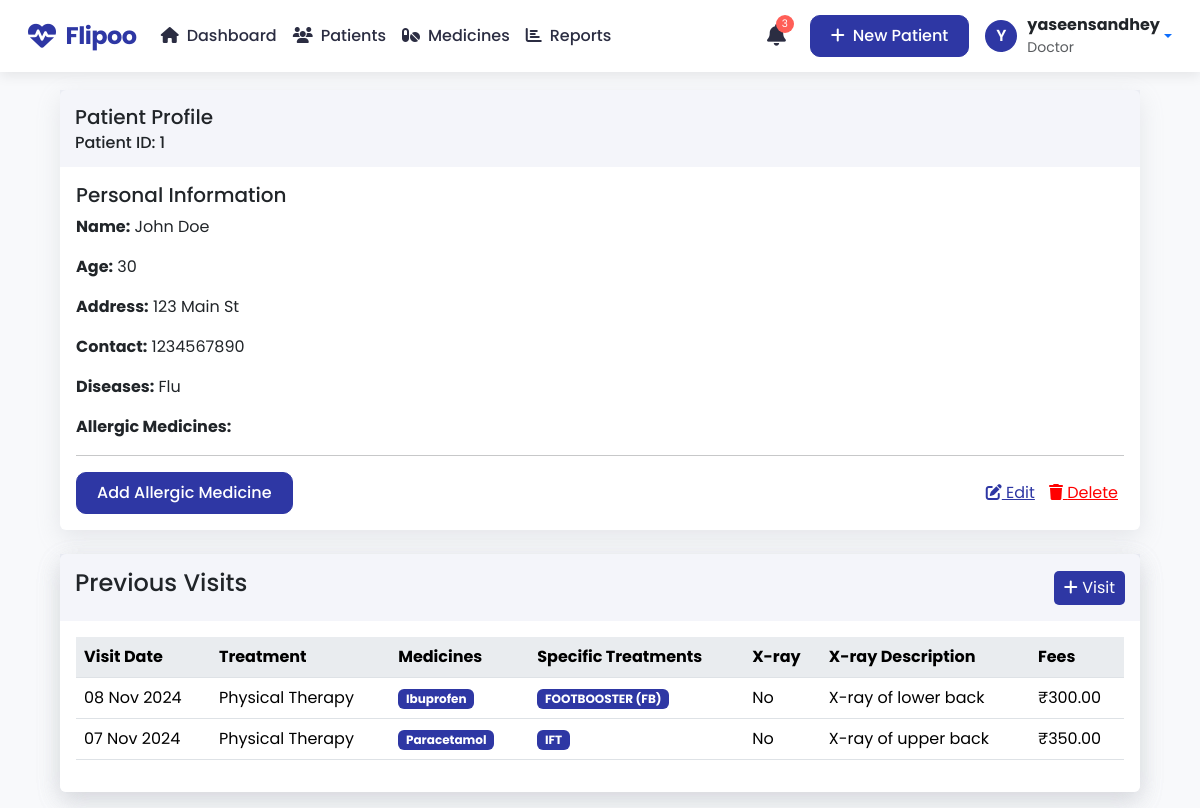
Screenshot of /patientDetails.php?id=1 (signed in) with the database file from the repository.
### tables this page shows
CREATE TABLE `patient` (
  `id` int(11) NOT NULL,
  `name` varchar(100) NOT NULL,
  `age` int(10) NOT NULL,
  `gender` varchar(10) NOT NULL,
  `contact` double NOT NULL,
  `address` varchar(200) NOT NULL,
  `disease` varchar(100) NOT NULL,
  `registration_date` date DEFAULT curdate()
);

CREATE TABLE `visits` (
  `id` int(6) UNSIGNED NOT NULL,
  `patient_id` int(6) NOT NULL,
  `visit_date` date NOT NULL,
  `treatment` text NOT NULL,
  `medicines` text NOT NULL,
  `xray_taken` tinyint(1) NOT NULL DEFAULT 0,
  `xray_details` text DEFAULT NULL,
  `xray_file` varchar(255) DEFAULT NULL,
  `fees` decimal(10,2) NOT NULL,
  `treatment_options` text DEFAULT NULL,
  `s_uric_acid` varchar(255) DEFAULT NULL,
  `calcium` varchar(255) DEFAULT NULL,
  `esr` varchar(255) DEFAULT NULL,
  `cholesterol` varchar(255) DEFAULT NULL
);

### patientDetails.php (the view, shortened to what this page needs)
<?php
include 'dbConnect.php';
$patient_id = $_GET['id'];
$query = "SELECT * FROM patient WHERE id = '$patient_id'";
$result = mysqli_query($conn, $query);
$visits_sql = "SELECT * FROM visits WHERE patient_id = $patient_id ORDER BY visit_date DESC";
$visits_result = mysqli_query($conn, $visits_sql);
if ($row = mysqli_fetch_assoc($result)) {
    $name = $row['name'];
    $age = $row['age'];
    $address = $row['address'];
    $disease = $row['disease'];
    $contact = $row['contact'];
} else {
    echo "No patient found with ID " . htmlspecialchars($patient_id);
    exit;
}
?>
<!DOCTYPE html>
<html lang="en">
<head>
    <link rel="stylesheet" href="assets/bootstrap/css/bootstrap.min.css">
    <link rel="stylesheet" href="style.css">
    <link rel="stylesheet" href="https://cdnjs.cloudflare.com/ajax/libs/font-awesome/6.0.0-beta3/css/all.min.css">
    <link rel="stylesheet" href="assets/bootstrap/css/bootstrap.min.css">
</head>
<body>
    <?php include 'header.php'; ?>
    <div class="container-fix">
        <div class="card mb-4 profile-box">
            <div class="profile-head">
                <h5 class="card-title">Patient Profile</h5>
                <h6 class="card-subtitle primary-color">Patient ID: <?php echo $patient_id ?></h6>
            </div>
            <div class="card-body">
                <h5 class="card-title">Personal Information</h5>
                <p><strong>Name:</strong> <?php echo htmlspecialchars($name) ?></p>
                <p><strong>Age:</strong> <?php echo htmlspecialchars($age) ?></p>
                <p><strong>Address:</strong> <?php echo htmlspecialchars($address) ?></p>
                <p><strong>Contact:</strong> <?php echo htmlspecialchars($contact) ?></p>
                <p><strong>Diseases:</strong> <?php echo htmlspecialchars($disease) ?></p>
                <div class="meds-title"><strong>Allergic Medicines:</strong></div>
                <hr>
                <div class="d-flex justify-content-between">
                    <div>
                        <button type="button" class="btn custom-btn" data-bs-toggle="modal"
                            data-bs-target="#allergicMedicineModal">
                            Add Allergic Medicine
                        </button>
                    </div>
                    <div class="d-flex justify-content-end align-items-center">
                        <a href="editPatient.php?id=<?php echo $patient_id ?>" class="edit-btn me-2">
                            <i class="fa-solid fa-pen-to-square"></i>&nbsp;Edit
                        </a>
                        <button type="button" class="delete-btn" data-bs-toggle="modal" data-bs-target="#deleteModal"
                            data-id="<?php echo $patient_id ?>" data-name="<?php echo htmlspecialchars($name) ?>">
                            <i class="fa-solid fa-trash"></i>
                            Delete
                        </button>
                    </div>
                </div>
            </div>
        </div>
        <div class="card mb-3 profile-box">
            <div class="card profile-box">
                <div class="profile-head d-flex justify-content-between align-items-center">
                    <h4>Previous Visits</h4>
                    <a href="visitRecord.php?id=<?php echo $patient_id ?>" class="visit-btn">
                        <i class="fas fa-plus"></i>
                        Visit</a>
                </div>
                <div class="card-body">
                    <?php if (mysqli_num_rows($visits_result) > 0) { ?>
                        <div class="table-responsive">
                            <table class="table table-hover ">
                                <thead>
                                    <tr>
                                        <th>Visit Date</th>
                                        <th>Treatment</th>
                                        <th>Medicines</th>
                                        <th>Specific Treatments</th>
                                        <th>X-ray</th>
                                        <th>X-ray Description</th>
                                        <th>Fees</th>
                                    </tr>
                                </thead>
                                <tbody>
                                    <?php
                                    while ($visit = mysqli_fetch_assoc($visits_result)) {
                                        $medicines_string = $visit['medicines'];
                                        echo "<tr class='clickable-row' data-href='visitDetails.php?visit_id=" . $visit['id'] . "'>";
                                        echo "<td>" . date("d M Y", strtotime($visit['visit_date'])) . "</td>";
                                        echo "<td>" . htmlspecialchars($visit['treatment']) . "</td>";
                                        echo "<td class='medicines-list'>";
                                        if (empty(trim($medicines_string))) {
                                            echo "None";
                                        } else {
                                            $medicines_list = explode(",", $medicines_string);
                                            foreach ($medicines_list as $medicine_entry) {
                                                $medicine_name = explode(" - Quantity", $medicine_entry)[0];
                                                echo "<span class='badge primary-background med-item'>" . htmlspecialchars(trim($medicine_name)) . "</span>";
                                            }
                                        }
                                        echo "</td>";
                                        $treatmentOptions = explode(",", $visit['treatment_options']);
                                        echo "<td>";
                                        foreach ($treatmentOptions as $option) {
                                            echo '<span class="badge primary-background">' . htmlspecialchars(trim($option)) . '</span> ';
                                        }
                                        echo "</td>";
                                        echo "<td>" . ($visit['xray_taken'] ? "Yes" : "No") . "</td>";
                                        echo "<td>" . htmlspecialchars($visit['xray_details']) . "</td>";
                                        echo "<td>₹" . htmlspecialchars($visit['fees']) . "</td>";
                                        echo "</tr>";
                                    }
                                    ?>
                                </tbody>
                            </table>
                        </div>
                    <?php } else { ?>
                        <p>No visits recorded for this patient yet.</p>
                    <?php } ?>
                </div>
            </div>
        </div>
    </div>
</body>
</html>

### header.php (shortened to what this page needs)
<?php
$notificationCount = 3;
$username = isset($_SESSION['username']) ? $_SESSION['username'] : 'Admin';
$firstLetter = strtoupper(substr($username, 0, 1));
?>
<!DOCTYPE html>
<html lang="en">
<head>
    <link rel="stylesheet" href="https://cdnjs.cloudflare.com/ajax/libs/font-awesome/6.4.0/css/all.min.css">
</head>
<body>
    <nav class="navbar navbar-expand-lg navbar-custom fixed-top">
        <div class="container-fluid">
            <a class="navbar-brand" href="index.php">
                <i class="fas fa-heartbeat"></i>
                Flipoo
            </a>
            <div class="collapse navbar-collapse" id="navbarNav">
                <ul class="navbar-nav me-auto">
                    <li class="nav-item">
                        <a class="nav-link <?php echo basename($_SERVER['PHP_SELF']) == 'index.php' ? 'active' : ''; ?>"
                           href="index.php">
                            <i class="fas fa-home me-2"></i>Dashboard
                        </a>
                    </li>
                    <li class="nav-item">
                        <a class="nav-link <?php echo basename($_SERVER['PHP_SELF']) == 'patients.php' ? 'active' : ''; ?>"
                           href="patients.php">
                            <i class="fas fa-users me-2"></i>Patients
                        </a>
                    </li>
                    <li class="nav-item">
                        <a class="nav-link <?php echo basename($_SERVER['PHP_SELF']) == 'medicineDashboard.php' ? 'active' : ''; ?>"
                           href="medicineDashboard.php">
                            <i class="fas fa-pills me-2"></i>Medicines
                        </a>
                    </li>
                    <li class="nav-item">
                        <a class="nav-link <?php echo basename($_SERVER['PHP_SELF']) == 'misDashboard.php' ? 'active' : ''; ?>"
                           href="misDashboard.php">
                            <i class="fas fa-chart-bar me-2"></i>Reports
                        </a>
                    </li>
                </ul>
                <div class="d-flex align-items-center nav-actions">
                    <div class="d-none d-lg-block">
                        <div class="notification-icon" data-bs-toggle="modal" data-bs-target="#featuresModal">
                            <i class="fas fa-bell"></i>
                            <?php if ($notificationCount > 0): ?>
                            <span class="notification-badge"><?php echo $notificationCount; ?></span>
                            <?php endif; ?>
                        </div>
                    </div>
                    <a class="btn custom-btn me-3" data-bs-toggle="modal" data-bs-target="#addPatientModal">
                        <i class="fas fa-plus me-2"></i>New Patient
                    </a>
                    <div class="dropdown">
                        <a class="d-flex align-items-center text-decoration-none dropdown-toggle" href="#" id="navbarDropdown" role="button"
                            data-bs-toggle="dropdown" aria-expanded="false">
                            <div class="user-avatar">
                                <?php echo $firstLetter; ?>
                            </div>
                            <div class="d-none d-lg-block">
                                <div class="fw-bold text-dark"><?php echo htmlspecialchars($username); ?></div>
                                <div class="text-muted small">Doctor</div>
                            </div>
                        </a>
                    </div>
                </div>
            </div>
        </div>
    </nav>
    <div class="container">
    </div>
</body>
</html>

### style.css (style rules this page uses)
:root { --primary-color: #5D5FEF; --secondary-text-color: #A0A3B1; --text-color: #2B2D42; --background-color: #FFFFFF; --accent-red: #FF5E57; --accent-green: #00C896; --accent-blue: #00A3FF; --accent-purple: #6C63FF; --hover-background: #F0F4FF; }
.container-fix { margin-left: 60px; margin-right: 60px; }
.custom-btn { background-color: #2E37A4 !important; color: white !important; }
.primary-color { color: #2E37A4; }
body { background-color: #f8f9fb !important; font-family: "Poppins", sans-serif !important; }
.profile-head { background-color: rgba(46, 55, 164, 0.05); padding: 15px; }
.profile-box { box-shadow: rgba(149, 157, 165, 0.2) 0px 8px 24px; border: none !important; }
.edit-btn { color: #2E37A4; background-color: none; }
.delete-btn { background-color: #ffffff00 !important; color: red; border: none !important; text-decoration: underline; }
.visit-btn { background-color: #2E37A4; color: white; padding: 5px 10px 5px 10px; border-radius: 5px; text-decoration: none; }
.primary-background { background-color: #2E37A4 !important; }
.dropdown-toggle::after { display: none ; }
.medicines-list span { margin-right: 5px; }

### patientDetails.php (style rules this page uses)
.table th { background-color: #e9ecef; }
.clickable-row { cursor: pointer; }

### header.php (style rules this page uses)
:root { --primary-color: #2E37A4; --secondary-color: #F0F4FF; --accent-color: #4f57d1; --text-color: #2B2D42; --light-text: #A0A3B1; --danger-color: #FF5E57; --success-color: #00C896; --border-radius: 10px; --box-shadow: 0 4px 12px rgba(0, 0, 0, 0.08); --transition: all 0.3s ease; }
.navbar-custom { background-color: white; box-shadow: var(--box-shadow); padding: 0.8rem 1rem; position: fixed; top: 0; width: 100%; z-index: 1000; transition: var(--transition); }
.navbar-custom .navbar-brand { color: var(--primary-color); font-weight: 700; font-size: 1.5rem; letter-spacing: -0.5px; display: flex; align-items: center; }
.navbar-brand i { margin-right: 10px; font-size: 1.75rem; }
.navbar-custom .nav-link { color: var(--text-color); font-weight: 500; padding: 0.5rem 1rem; transition: var(--transition); border-radius: var(--border-radius); position: relative; }
.custom-btn { background-color: var(--primary-color) !important; color: white !important; border-radius: var(--border-radius); padding: 0.5rem 1.25rem; transition: var(--transition); border: 1px solid var(--primary-color); font-weight: 500; }
.user-avatar { width: 32px; height: 32px; border-radius: 50%; background-color: var(--primary-color); color: white; display: flex; align-items: center; justify-content: center; font-weight: 600; margin-right: 10px; }
.notification-icon { font-size: 1.35rem; color: var(--text-color); position: relative; margin-right: 1.5rem; transition: var(--transition); cursor: pointer; }
.notification-badge { position: absolute; top: -5px; right: -8px; background-color: var(--danger-color); color: white; border-radius: 50%; width: 18px; height: 18px; font-size: 0.65rem; display: flex; align-items: center; justify-content: center; }
.container { padding-top: 90px; }

### rows the page displays
patient: name "John Doe", age "30", address "123 Main St", contact "1234567890", disease "Flu"
visits: visit_date "08 Nov 2024", treatment "Physical Therapy", medicines "Ibuprofen", treatment_options "FOOTBOOSTER (FB)", xray_taken "No", xray_details "X-ray of lower back", fees "300.00"
visits: visit_date "07 Nov 2024", treatment "Physical Therapy", medicines "Paracetamol", treatment_options "IFT", xray_taken "No", xray_details "X-ray of upper back", fees "350.00"

### other values shown
$notificationCount "3"
$firstLetter "Y"
$username "yaseensandhey"
$patient_id "1"
